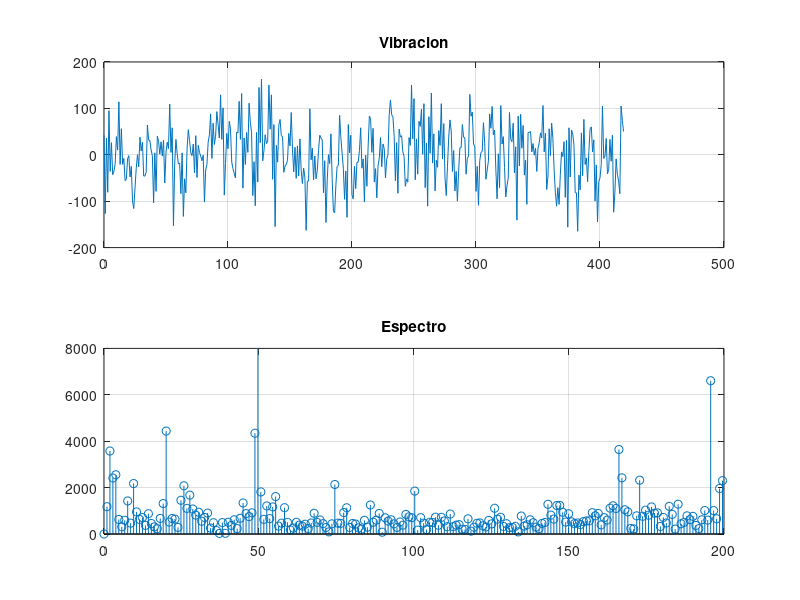

Write MATLAB code to recreate this figure.
load Datos.txt
Muestras=Datos(:,1);
x=Datos(:,3);
muestras=0:length(Muestras)-1;
ysinDC=x-mean(x);
subplot(2,1,1)
plot(muestras,ysinDC)
grid on
title('Vibracion');
muestras2=length(Muestras);
espectro=fft(ysinDC,muestras2);
espectro=abs(espectro);
frecuencia=linspace(0,400,muestras2);
subplot(2,1,2)
stem(frecuencia,espectro)
axis([0,200,0,8000])
grid on
title('Espectro');